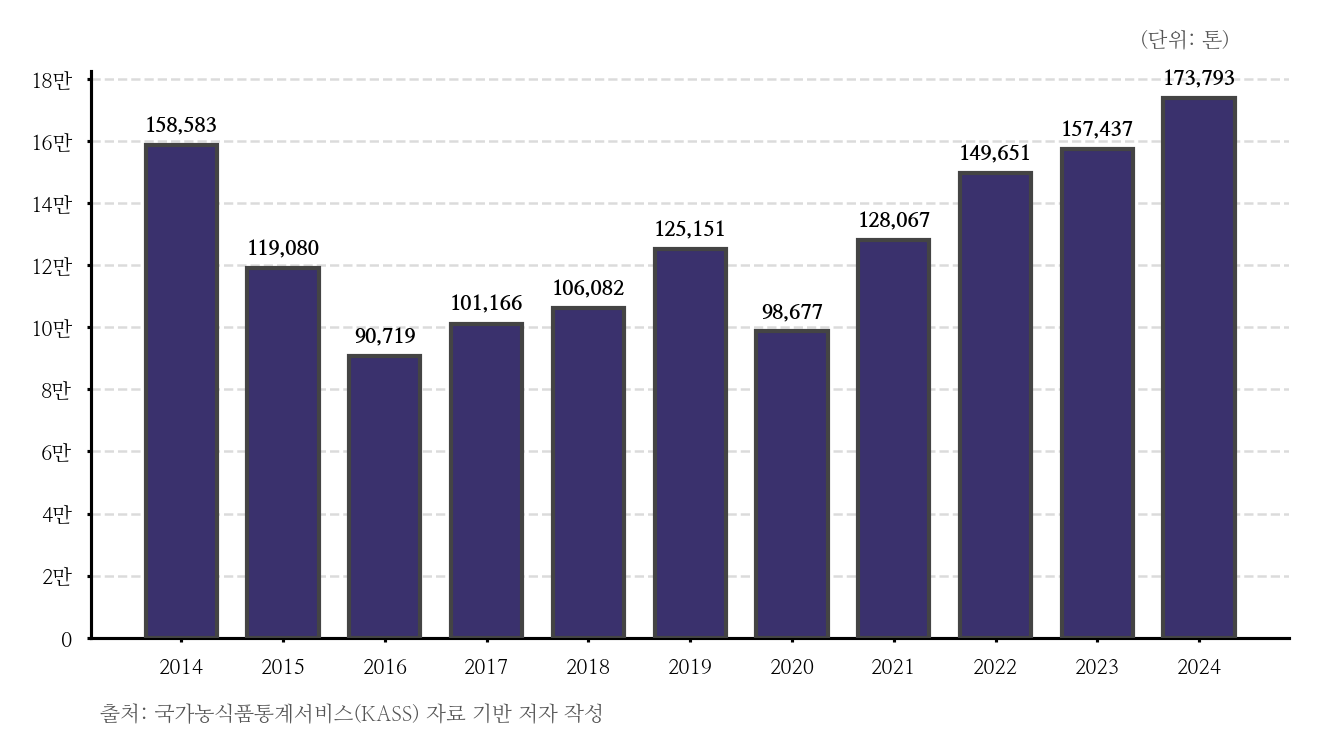

Reproduce this figure in Python.
import matplotlib as mpl
import matplotlib.pyplot as plt
from matplotlib import font_manager
import numpy as np
import pandas as pd

### 폰트

font_path = "/usr/share/fonts/truetype/nanum/NanumMyeongjo.ttf"
font_manager.fontManager.addfont(font_path)
mpl.rc("font", family="NanumMyeongjo")
mpl.rcParams["axes.unicode_minus"] = False


### 디자인 일반

pt = 1 / 72
mpl.rcParams.update({
    "figure.figsize": (500 * pt, 200 * pt),
    "font.size": 5, "axes.titlesize": 5, "axes.labelsize": 5,
    "xtick.labelsize": 5, "ytick.labelsize": 5,
    "legend.fontsize": 5, "lines.linewidth": 0.75, "axes.linewidth": 0.75,
    "xtick.major.width": 0.75, "ytick.major.width": 0.75,
    "xtick.major.size": 1, "ytick.major.size": 1,
})


colors = ["#3A316D","#264653", "#2A9D8F", "#E9C46A",  "#E76F51"]


### 데이터 입력

csv_file = "/home/user/문서/workspace/python/graph/data/콩_생산량_전국.csv"
df = pd.read_csv(csv_file, encoding="utf-8").convert_dtypes()


### 데이터 지정

df["시점"] = pd.to_datetime(df["시점"], format="%Y")
x = df["시점"].values
idx = np.arange(len(x))

y = df["SUM(데이터)"].values


### 그래프 작성

fig, ax = plt.subplots()
bars = ax.bar(idx, y, color=colors[0], width=0.7,  edgecolor="#444", zorder=3)




### 데이터 표시 텍스트

for bar in bars:
    h = bar.get_height()
    ax.annotate(f"{h:,.0f}", (bar.get_x() + bar.get_width() / 2, h),
                xytext=(0, 2), textcoords="offset points",
                ha="center", va="bottom", fontsize=5, fontweight="bold")


### x축 텍스트

tick_idx = []
tick_labels = []

for i, date in enumerate(df["시점"]):
    # 같은 연·월의 첫 번째 날짜만 tick
    if i == 0 or date.year != df["시점"][i-1].year:
        tick_idx.append(i)
        tick_labels.append(date.strftime("%Y"))   # "%Y"만 쓰면 연도만 표시

ax.set_xticks(tick_idx)
ax.set_xticklabels(tick_labels)


### y축 텍스트


# y_min, y_max = 0, 180_000
# step = 20_000  # 원하는 간격
# ax.set_yticks(np.arange(y_min, y_max + step, step))

y_min, y_max = 0, 180_000
step = 20_000

ticks = np.arange(y_min, y_max + step, step)
ax.set_yticks(ticks)

labels = []
for t in ticks:
    if t == 0:
        labels.append("0")
    else:
        labels.append(f"{t/10000:.0f}만")

ax.set_yticklabels(labels)


### 그리드 


ax.grid(axis="y", linestyle="--", linewidth=0.6, alpha=0.45, zorder=0)
ax.spines["top"].set_visible(False)
ax.spines["right"].set_visible(False)



fig.subplots_adjust(right=0.70, bottom=0.2)


### 출처 텍스트
fig.text(
    0.25, 0.12,
    "출처: 국가농식품통계서비스(KASS) 자료 기반 저자 작성",
    ha="center", va="top",
    fontsize=5, color="#555"
)

### 단위 텍스트
fig.text(
    0.65, 0.93,
    "(단위: 톤)",
    ha="center", va="top",
    fontsize=5, color="#555"
)


# print(df)

pic_name = "콩_생산량_전국"
save_path = f"/home/user/문서/workspace/python/graph/image"

sample_file = f"/home/user/문서/workspace/python/temp/chart.png"

latex_path = f"/home/user/문서/workspace/latex/project/presentation/policy/asset"

# # sample
# mpl.use("Agg")
# fig.savefig(f"{sample_file}", dpi=300, bbox_inches="tight")
# plt.close(fig)


# # PNG 저장
# mpl.use("Agg")
# fig.savefig(f"{save_path}/{pic_name}.png", dpi=300, bbox_inches="tight")
# plt.close(fig)

# ----- OR -----

latex_path = f"/home/user/문서/workspace/latex/project/presentation/policy/asset"

# PGF 저장
mpl.use("pgf")
fig.savefig(f"{latex_path}/{pic_name}.pgf")
plt.close(fig)
